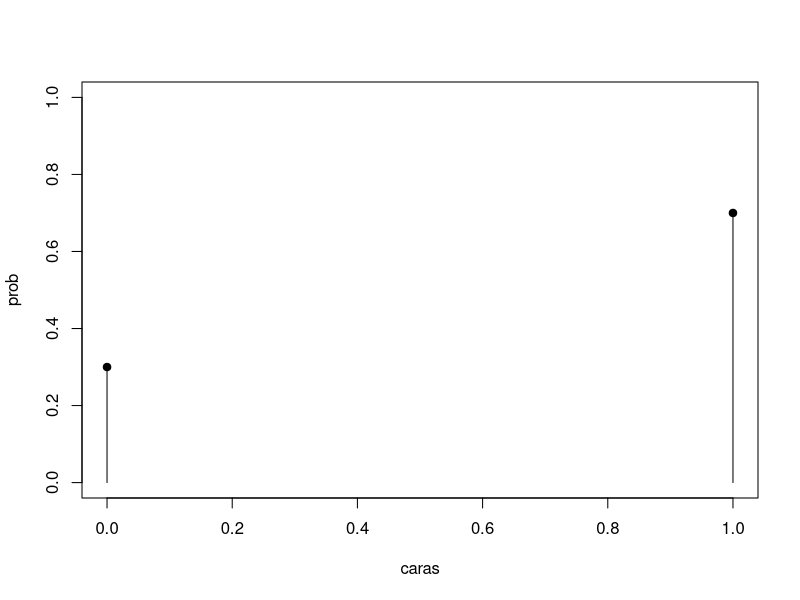
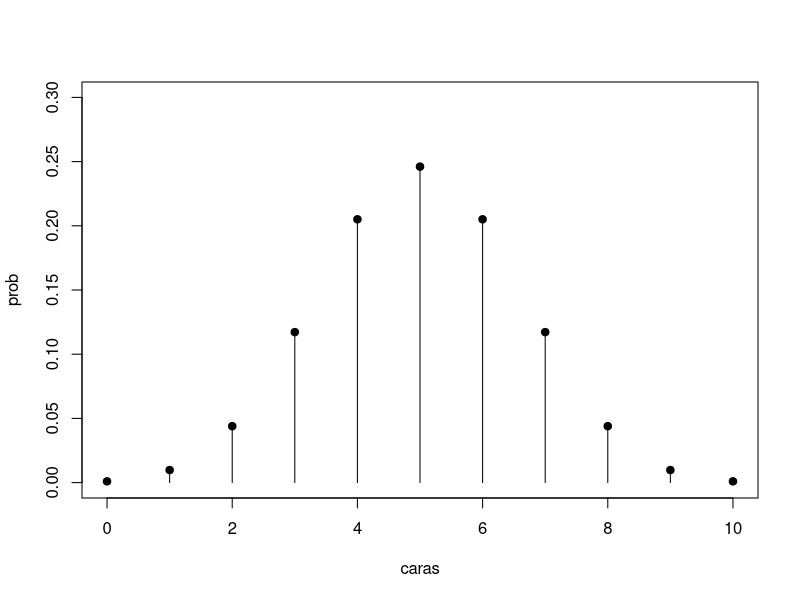
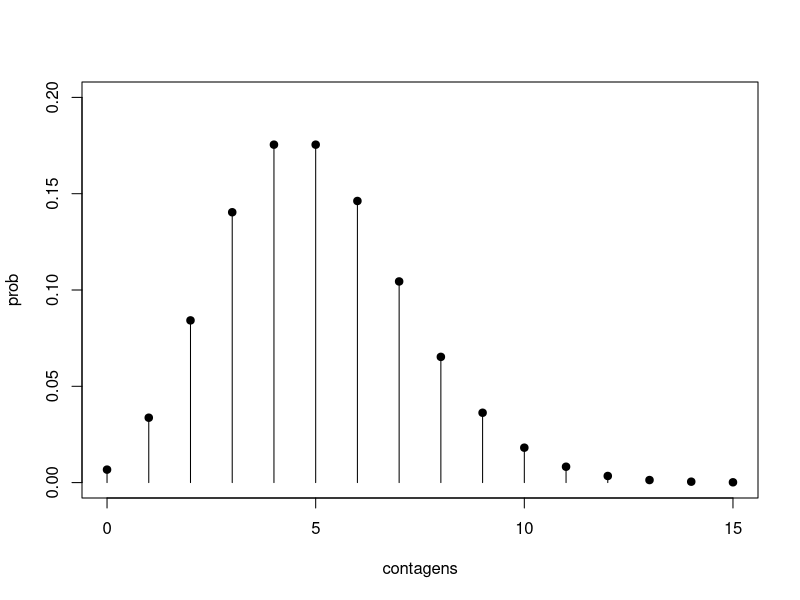
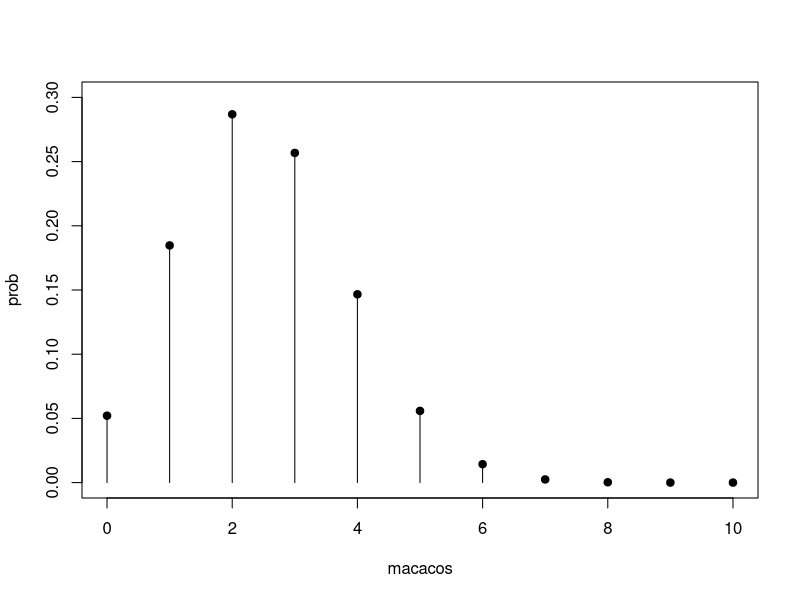
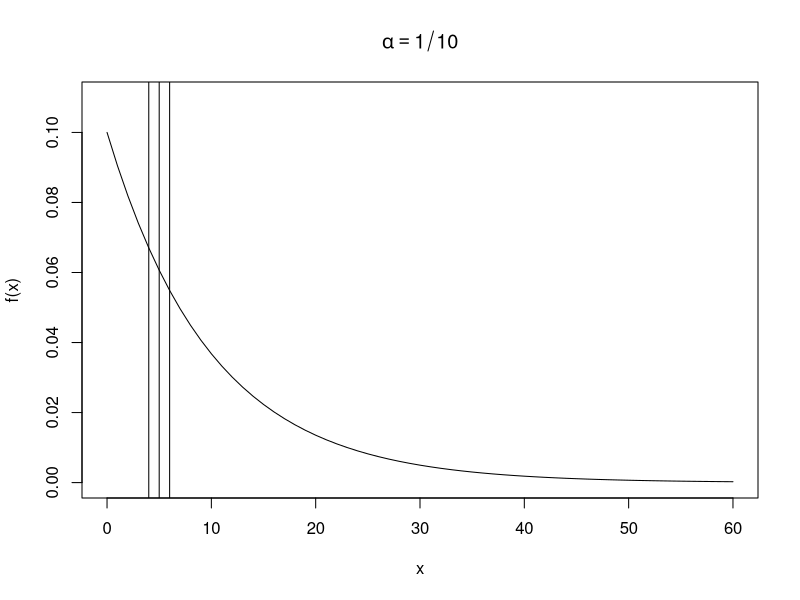
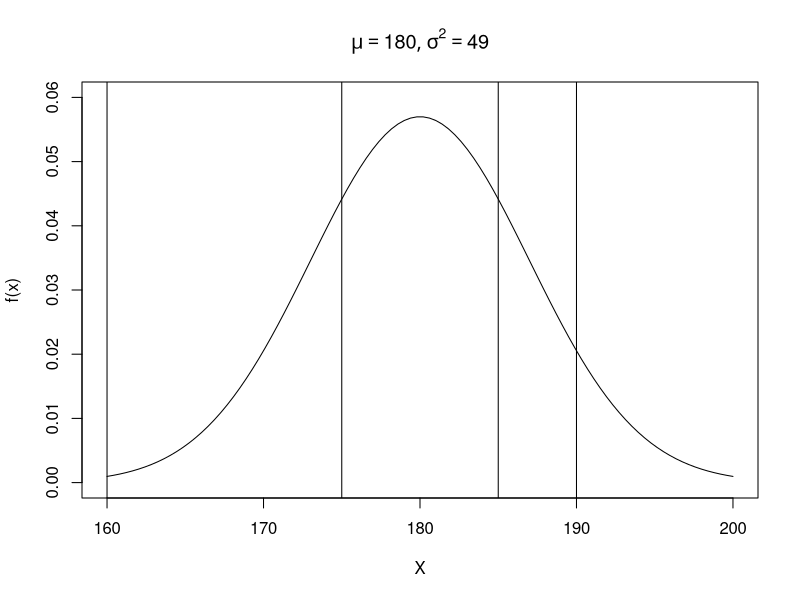

These figures' R source, in order:

#----------------------------------------------------------------------
# CE301 - Estatística Básica
# PRÁTICAS EM R
#----------------------------------------------------------------------
# Prof. Me Lineu Alberto Cavazani de Freitas
#-----------------------------------------------------------------------

# O R possui funcionalidades para operações com distribuições de
# probabilidades. 

# Para cada distribuição há 4 operações básicas indicadas pelas letras:

# d: calcula a fp ou fdp em um ponto.
# p: calcula a função de probabilidade acumulada até um ponto.
# q: calcula o quantil correspondente a uma dada probabilidade;
# r: gera uma amostra aleatória da distribuição.

#-----------------------------------------------------------------------
rm(list = ls())
#-----------------------------------------------------------------------

# Bernoulli

## Variável aleatória assume apenas os valores 0 (“fracasso”) ou 1 
## (“sucesso”).

## Considere o lançamento de uma moeda em que a probabilidade de
## cara é 0,7 e a probabilidade de coroa é 0,3. Considere que "cara"
## representa um sucesso e "coroa" um fracasso.

caras <- 0:1

prob <- dbinom(caras, size = 1, prob = 0.7)

prob_ac <- pbinom(caras, size = 1, prob = 0.7)

ex_bernoulli <- data.frame(caras,
                           prob,
                           prob_ac)

ex_bernoulli

ex_bernoulli$prob >= 0 & ex_bernoulli$prob <= 1
sum(ex_bernoulli$prob)

plot(prob~caras, ex_bernoulli, 
     type = 'h', ylim = c(0,1))

points(x = ex_bernoulli$caras,
       y = ex_bernoulli$prob,
       pch = 19)

#-----------------------------------------------------------------------

# Binomial

## Experimento aleatório que consiste de mais de uma tentativa
## de Bernoulli. 

## Cada tentativa é o desfecho de uma variável dicotômica.

## As tentativas devem ser independentes. 

## A probabilidade de sucesso em cada tentativa é constante.

## A variável aleatória representa o número de sucessos em n ensaios de 
## Bernoulli

## Os parâmetros são o número de tentativas (n) e a probabilidade de 
## sucesso (p).

## Suponha o experimento de lançar a moeda viciada do exemplo
## anterior 10 vezes.

caras <- 0:10

prob <- dbinom(caras, size = 10, prob = 0.5)

prob_ac <- pbinom(caras, size = 10, prob = 0.7)

ex_binom <- data.frame(caras,
                       prob,
                       prob_ac)

ex_binom

ex_binom$prob >= 0 & ex_binom$prob <= 1
sum(ex_bernoulli$prob)

plot(prob~caras, ex_binom, 
     type = 'h', ylim = c(0,0.3))

points(x = ex_binom$caras, 
       y = ex_binom$prob,
       pch = 19)

# P(X = 1)
dbinom(x = 1, size = 10, prob = 0.7)

# P(X = 3)
dbinom(x = 3, size = 10, prob = 0.7)

#P(6 <= X <= 8) = P(X = 6) + P(X = 7) + P(X = 8)
dbinom(x = 6, size = 10, prob = 0.7) +
  dbinom(x = 7, size = 10, prob = 0.7) +
  dbinom(x = 8, size = 10, prob = 0.7)

pbinom(q = 8, size = 10, prob = 0.7) - 
  pbinom(q = 5, size = 10, prob = 0.7)

sum(dbinom(x = 6:8, size = 10, prob = 0.7))

#-----------------------------------------------------------------------

# Exemplo Poisson

## Distribuição usada para modelar problemas de contagens.

## Número de eventos em um domínio (como tempo e espaço).

## Taxa de ocorrência constante (probabilidade de um evento é a
## mesma para qualquer unidade de mesma dimensão).

## Independência entre domínios disjuntos.

## Taxa proporcional ao tamanho do domínio.

## A variável aleatória representa o número de ocorrências em
## um intervalo.

## Suponha que o número de requisições feitas a determinado site do
## governo se comporta segundo uma distribuição de Poisson com taxa
## de 5 requisições por minuto.

contagens <- 0:15

prob <- dpois(contagens, lambda = 5)

prob_ac <- ppois(contagens, lambda = 5)

ex_poisson <- data.frame(contagens,
                         prob,
                         prob_ac)

round(ex_poisson, 3)

ex_poisson$prob >= 0 & ex_poisson$prob <= 1
sum(ex_poisson$prob)

plot(prob~contagens, ex_poisson, 
     type = 'h', ylim = c(0,0.2))

points(x = ex_poisson$contagens, 
       y = ex_poisson$prob,
       pch = 19)

# Qual a probabilidade de não haver 
# requisições em um minuto?
dpois(x = 0, lambda = 5)

# Qual a probabilidade de haver 10 
# requisições em um minuto?
dpois(x = 10, lambda = 5)

# Qual a probabilidade de haver entre 3 e 6 
# requisições em um minuto?
dpois(x = 3, lambda = 5) + 
  dpois(x = 4, lambda = 5) + 
  dpois(x = 5, lambda = 5) +
  dpois(x = 6, lambda = 5)

ppois(6, lambda = 5) - ppois(2, lambda = 5)

sum(dpois(x = 3:6, lambda = 5))

#-----------------------------------------------------------------------

# Exemplo hipergeométrica

## Amostrar sem reposição um número de elementos de um conjunto em 
## que dois resultados possíveis (sucesso ou fracasso).

## Todos os elementos têm igual probabilidade de serem amostrados.

## Conjunto de m + n objetos.
## m > 0 são considerados como sucesso.
## n > 0 são considerados como fracasso.
## Sorteia-se de r objetos r < m + n, ao acaso e sem reposição.
## A variável aleatória é o número de objetos do tipo sucesso.

## Suponha que em um parque estime-se que hajam 200 macacos de
## determinada espécie. Destes macacos, 50 foram capturados,
## marcados e soltos no parque. Se forem amostrados 10 macacos,
## qual a probabilidade de encontrar pelo menos um macaco marcado?

macacos <- 0:10

prob <- dhyper(x = macacos, 
               m = 50, n = 150, k = 10, 
               log = FALSE)

prob_ac <- phyper(macacos, 
                  m = 50, n = 150, k = 10,)

ex_hiper <- data.frame(macacos,
                       prob,
                       prob_ac)

round(ex_hiper, 3)

ex_hiper$prob >= 0 & ex_hiper$prob <= 1
sum(ex_hiper$prob)

plot(prob~macacos, ex_hiper, 
     type = 'h', ylim = c(0,0.3))

points(x = ex_hiper$macacos, 
       y = ex_hiper$prob,
       pch = 19)

# P(X >= 1)

dhyper(x = 1, m=50, n=150, k=10, log = FALSE) +
  dhyper(x = 2, m=50, n=150, k=10, log = FALSE) +
  dhyper(x = 3, m=50, n=150, k=10, log = FALSE) +
  dhyper(x = 4, m=50, n=150, k=10, log = FALSE) +
  dhyper(x = 5, m=50, n=150, k=10, log = FALSE) +
  dhyper(x = 6, m=50, n=150, k=10, log = FALSE) +
  dhyper(x = 7, m=50, n=150, k=10, log = FALSE) +
  dhyper(x = 8, m=50, n=150, k=10, log = FALSE) +
  dhyper(x = 9, m=50, n=150, k=10, log = FALSE) +
  dhyper(x = 10, m=50, n=150, k=10, log = FALSE)

sum(dhyper(x = 1:10, m=50, n=150, k=10, 
           log = FALSE))

1 - dhyper(x = 0, m=50, n=150, k=10, log = FALSE)

phyper(0, m=50, n=150, k=10, log = FALSE, lower.tail = FALSE)

#-----------------------------------------------------------------------

# Exemplo exponencial

## Usada para modelar variáveis aleatórias contínuas não negativas.

## Muito usada para modelar problemas que dizem respeito ao
## tempo até ocorrência de um evento.

## Tem como característica a falta de memória.
## Propensão à falha independe do tempo decorrido.

## A duração do atendimento de cada cliente pelo sistema drive-thru
## de uma rede fast food tem distribuição Exponencial com tempo
## médio de atendimento de 10 minutos, o que implica em α = 1/10.

plot(0:60, dexp(x = 0:60, rate = 1/10), type = "l",
     xlab = "x", ylab = "f(x)", 
     main = expression(alpha == 1/10),
     ylim = c(0,0.11), axes = TRUE)

#P(X<5)
abline(v = 5)
pexp(q = 5, rate = 1/10)
exp(-1/10 * 0) - exp(-1/10 * 5)

# P(4<X<6)
abline(v = c(4,6))
pexp(q = 6, rate = 1/10) - pexp(q = 4, rate = 1/10)

# P(X > a) = 0,05
qexp(p = 0.95, rate = 1/10)

pexp(q = 29.95732, rate = 1/10, lower.tail = FALSE)
1 - pexp(q = 29.95732, rate = 1/10)

#-----------------------------------------------------------------------

# Exemplo normal

## Modela variáveis aleatórias contínuas não limitadas.

## Tem comportamento simétrico: média, mediana e moda coincidem.

## A função densidade de probabilidade é complexa.

## A integral da função não tem forma fechada.

## São necessários métodos numéricos ou a consulta a tabelas.

## Considere que altura de indivíduos de determinada modalidade
## esportiva se comporta como um modelo Normal com média 180 cm
## e variância de 49 cm.

plot(seq(160, 200, length=100), type = "l", 
     xlab = "X", ylab = "f(x)",
     y = dnorm(x = seq(160, 200, length=100), 
               mean = 180, sd = sqrt(49)),
     main = expression(list(mu == 180, 
                            sigma^2 == 49)),
     ylim = c(0,0.06))

# P(X > 190)
abline(v = 190)
1-pnorm(q = 190, mean = 180, sd = sqrt(49))

# P(X < 160)
abline(v = 160)
pnorm(q = 160, mean = 180, sd = sqrt(49))

# P(175 < X < 185)
abline(v = c(175, 185))

pnorm(q = 185, mean = 180, sd = sqrt(49)) - 
  pnorm(q = 175, mean = 180, sd = sqrt(49))

# P(X > a) = 0,05
qnorm(p = 0.95, mean = 180, sd = sqrt(49))

pnorm(q = 191.514, mean = 180, sd = sqrt(49), lower.tail = FALSE)
1 - pnorm(q = 191.514, mean = 180, sd = sqrt(49))

#-----------------------------------------------------------------------

# SUGESTÃO 

## Busque replicar os procedimentos com outas distribuições comuns: 
### Binomial negativa, Geométrica, Uniforme, Gama, etc.

## Algumas outras distribuições disponíveis no R:

### Beta: pbeta	qbeta	dbeta	rbeta

### Cauchy: pcauchy	qcauchy	dcauchy	rcauchy

### Chi-Square: pchisq	qchisq	dchisq	rchisq

### F: pf	qf	df	rf

### Gamma: pgamma	qgamma	dgamma	rgamma

### Geometric: pgeom	qgeom	dgeom	rgeom

### Logistic: plogis	qlogis	dlogis	rlogis

### Log Normal: plnorm	qlnorm	dlnorm	rlnorm

### Negative Binomial: pnbinom	qnbinom	dnbinom	rnbinom

### Student t: pt	qt	dt	rt

### Uniform: punif	qunif	dunif	runif

### Weibull: pweibull	qweibull	dweibull	rweibull

#-----------------------------------------------------------------------

# CRAN Task View: Probability Distributions

# https://cran.r-project.org/web/views/Distributions.html

#-----------------------------------------------------------------------